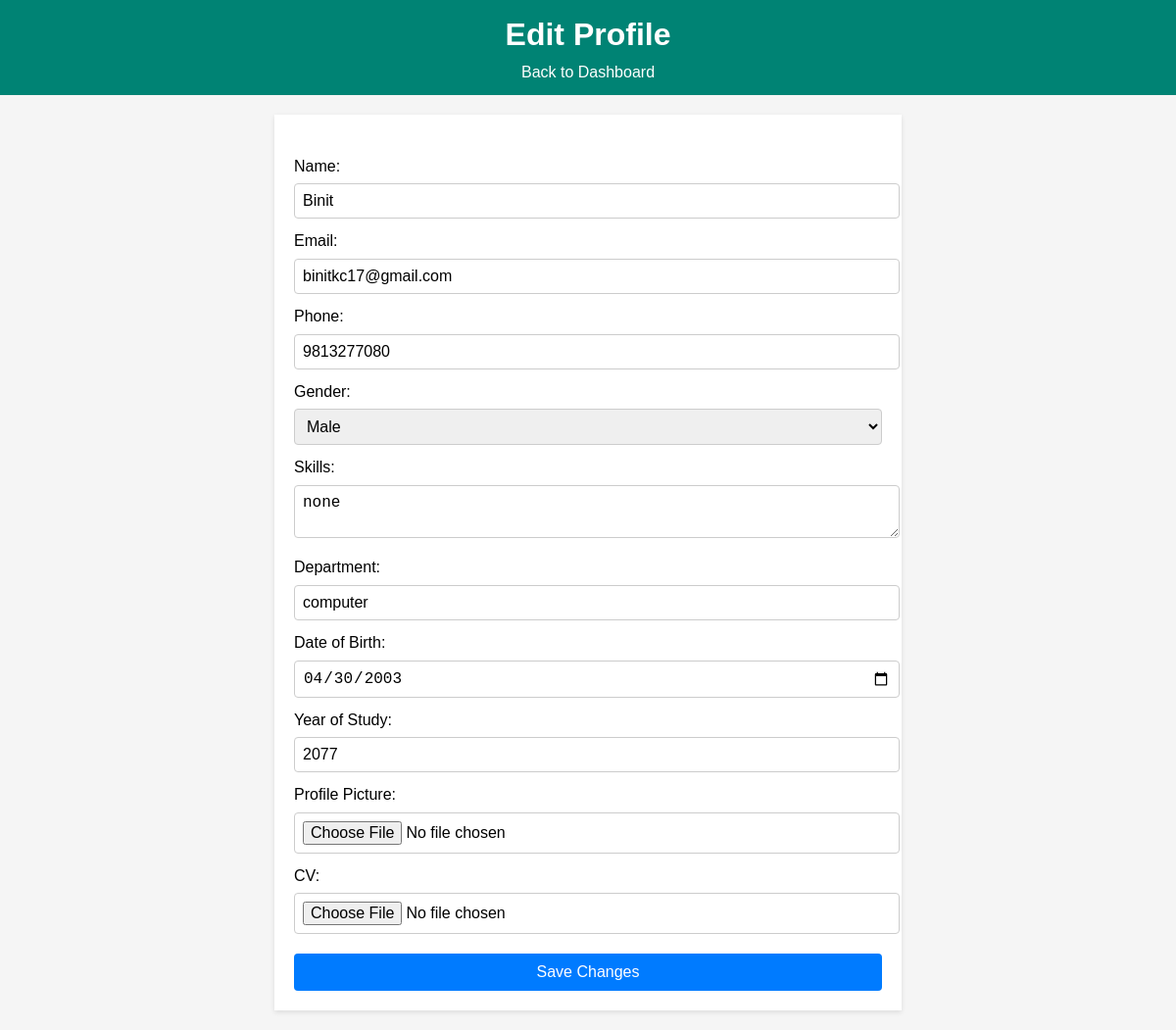
Screenshot of /editprofile.php (signed in) with the database file from the repository.
### tables this page shows
CREATE TABLE `students` (
  `student_id` int(11) NOT NULL,
  `user_id` int(11) DEFAULT NULL,
  `name` varchar(50) NOT NULL,
  `email` varchar(50) NOT NULL,
  `phone` varchar(50) NOT NULL,
  `gender` enum('male','female','other') NOT NULL,
  `skills` text NOT NULL,
  `department` varchar(255) NOT NULL,
  `dob` date NOT NULL,
  `status` varchar(20) NOT NULL,
  `year_of_study` varchar(10) NOT NULL,
  `created_at` timestamp NOT NULL DEFAULT current_timestamp(),
  `profile_picture` varchar(255) DEFAULT NULL,
  `cv` varchar(255) DEFAULT NULL
);

### editprofile.php (the view, shortened to what this page needs)
<?php
require_once 'config.php';
$student_id = $_SESSION['student_id'];
if ($_SERVER['REQUEST_METHOD'] === 'POST') {
    $name = $_POST['name'];
    $email = $_POST['email'];
    $phone = $_POST['phone'];
    $gender = $_POST['gender'];
    $skills = $_POST['skills'];
    $department = $_POST['department'];
    $dob = $_POST['dob'];
    $sql = "UPDATE students SET
            name = '$name',
            email = '$email',
            phone = '$phone',
            gender = '$gender',
            skills = '$skills',
            department = '$department',
            dob = '$dob'
            WHERE student_id = '$student_id'";
    if (mysqli_query($conn, $sql)) {
        $message = "Profile details updated successfully.";
    } else {
        $error = "Error updating profile details: " . mysqli_error($conn);
    }
    if ($_FILES['profile_picture']['name']) {
        $profilePicture = $_FILES['profile_picture'];
        $profilePictureName = $profilePicture['name'];
        $profilePictureTmpName = $profilePicture['tmp_name'];
        $profilePictureError = $profilePicture['error'];
        if ($profilePictureError === 0) {
            $profilePicturePath = 'uploads/profile_pictures/' . $profilePictureName;
            move_uploaded_file($profilePictureTmpName, $profilePicturePath);
            $sql = "UPDATE students SET profile_picture = '$profilePicturePath' WHERE student_id = '$student_id'";
            mysqli_query($conn, $sql);
        }
    }
    if ($_FILES['cv']['name']) {
        $cv = $_FILES['cv'];
        $cvName = $cv['name'];
        $cvTmpName = $cv['tmp_name'];
        $cvError = $cv['error'];
        if ($cvError === 0) {
            $cvPath = 'uploads/cv/' . $cvName;
            move_uploaded_file($cvTmpName, $cvPath);
            $sql = "UPDATE students SET cv = '$cvPath' WHERE student_id = '$student_id'";
            mysqli_query($conn, $sql);
        }
    }
    $sql = "SELECT * FROM students WHERE student_id = '$student_id'";
    $result = mysqli_query($conn, $sql);
    $student = mysqli_fetch_assoc($result);
} else {
    $sql = "SELECT * FROM students WHERE student_id = '$student_id'";
    $result = mysqli_query($conn, $sql);
    $student = mysqli_fetch_assoc($result);
}
?>
<!DOCTYPE html>
<html lang="en">
<head>
</head>
<body>
    <header>
        <h1>Edit Profile</h1>
        <a href="student_dashboard.php">Back to Dashboard</a>
    </header>
    <div class="container">
        <form action="editprofile.php" method="post" enctype="multipart/form-data">
            <label for="name">Name:</label>
            <input type="text" name="name" id="name" value="<?php echo $student['name']; ?>">
            <label for="email">Email:</label>
            <input type="email" name="email" id="email" value="<?php echo $student['email']; ?>">
            <label for="phone">Phone:</label>
            <input type="text" name="phone" id="phone" value="<?php echo $student['phone']; ?>">
            <label for="gender">Gender:</label>
            <select name="gender" id="gender">
                <option value="male" <?php if ($student['gender'] === 'male') echo 'selected'; ?>>Male</option>
            </select>
            <label for="skills">Skills:</label>
            <textarea name="skills" id="skills"><?php echo $student['skills']; ?></textarea>
            <label for="department">Department:</label>
            <input type="text" name="department" id="department" value="<?php echo $student['department']; ?>">
            <label for="dob">Date of Birth:</label>
            <input type="date" name="dob" id="dob" value="<?php echo $student['dob']; ?>">
            <label for="year_of_study">Year of Study:</label>
            <input type="text" name="year_of_study" id="year_of_study" value="<?php echo $student['year_of_study']; ?>">
            <label for="profile_picture">Profile Picture:</label>
            <input type="file" name="profile_picture" id="profile_picture">
            <label for="cv">CV:</label>
            <input type="file" name="cv" id="cv">
            <input type="submit" value="Save Changes">
        </form>
    </div>
</body>
</html>

### editprofile.php (style rules this page uses)
body { font-family: Arial, sans-serif; line-height: 1.6; background-color: #f5f5f5; margin: 0; padding: 0; }
header { background-color: #008374; color: #fff; text-align: center; padding: 10px; }
h1 { margin: 0; }
a { color: #fff; text-decoration: none; font-size: 16px; }
.container { max-width: 600px; margin: 20px auto; padding: 20px; background-color: #ffffff; box-shadow: 0 2px 5px rgba(0, 0, 0, 0.1); }
form { margin-top: 20px; }
label { display: block; margin-top: 10px; }
input, textarea { width: 100%; padding: 8px; margin-top: 5px; border: 1px solid #ccc; border-radius: 4px; font-size: 16px; }
select { width: 100%; padding: 8px; margin-top: 5px; border: 1px solid #ccc; border-radius: 4px; font-size: 16px; }
input[type="file"] { margin-top: 5px; }
input[type="submit"] { margin-top: 20px; background-color: #007bff; color: #fff; padding: 10px 20px; border: none; border-radius: 4px; font-size: 16px; cursor: pointer; }

### rows the page displays
students: name "Binit", email "binitkc17@gmail.com", phone "9813277080", gender "Male", skills "none", department "computer", dob "04/30/2003", year_of_study "2077"
